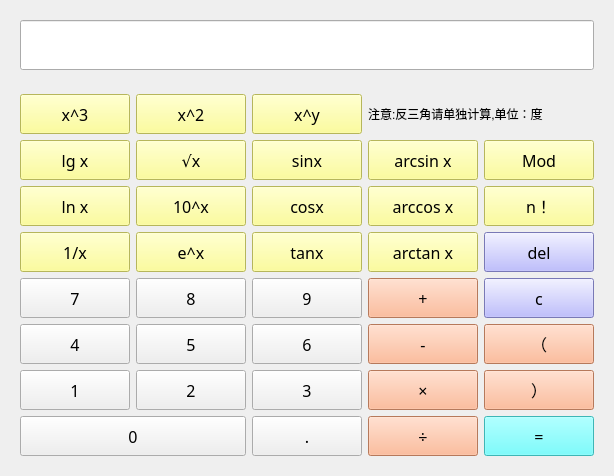
      <widget class="QWidget" name="tab_4">
       <attribute name="title">
        <string>科学计算</string>
       </attribute>
       <layout class="QVBoxLayout" name="verticalLayout_6">
        <item>
         <widget class="QWidget" name="widget_6" native="true">
          <layout class="QHBoxLayout" name="horizontalLayout" stretch="1">
           <item>
            <widget class="QLineEdit" name="science_lineedit">
             <property name="minimumSize">
              <size>
               <width>0</width>
               <height>50</height>
              </size>
             </property>
             <property name="font">
              <font>
               <family>等线 Light</family>
               <pointsize>11</pointsize>
              </font>
             </property>
             <property name="alignment">
              <set>Qt::AlignRight|Qt::AlignTrailing|Qt::AlignVCenter</set>
             </property>
            </widget>
           </item>
          </layout>
         </widget>
        </item>
        <item>
         <widget class="QWidget" name="widget_5" native="true">
          <layout class="QGridLayout" name="gridLayout_7">
           <item row="7" column="3">
            <widget class="QPushButton" name="science_chu">
             <property name="minimumSize">
              <size>
               <width>110</width>
               <height>40</height>
              </size>
             </property>
             <property name="font">
              <font>
               <family>新宋体</family>
               <pointsize>12</pointsize>
              </font>
             </property>
             <property name="styleSheet">
              <string notr="true">background-color: rgb(255, 170, 127);</string>
             </property>
             <property name="text">
              <string>÷</string>
             </property>
            </widget>
           </item>
           <item row="0" column="0">
            <widget class="QPushButton" name="science_x3ci">
             <property name="minimumSize">
              <size>
               <width>110</width>
               <height>40</height>
              </size>
             </property>
             <property name="font">
              <font>
               <family>新宋体</family>
               <pointsize>12</pointsize>
              </font>
             </property>
             <property name="styleSheet">
              <string notr="true">background-color: rgb(255, 255, 127);</string>
             </property>
             <property name="text">
              <string>x^3</string>
             </property>
            </widget>
           </item>
           <item row="3" column="2">
            <widget class="QPushButton" name="science_tanx">
             <property name="minimumSize">
              <size>
               <width>110</width>
               <height>40</height>
              </size>
             </property>
             <property name="maximumSize">
              <size>
               <width>90</width>
               <height>16777215</height>
              </size>
             </property>
             <property name="font">
              <font>
               <family>新宋体</family>
               <pointsize>12</pointsize>
              </font>
             </property>
             <property name="styleSheet">
              <string notr="true">background-color: rgb(255, 255, 127);</string>
             </property>
             <property name="text">
              <string>tanx</string>
             </property>
            </widget>
           </item>
           <item row="2" column="3">
            <widget class="QPushButton" name="science_anitcosx">
             <property name="minimumSize">
              <size>
               <width>110</width>
               <height>40</height>
              </size>
             </property>
             <property name="maximumSize">
              <size>
               <width>90</width>
               <height>16777215</height>
              </size>
             </property>
             <property name="font">
              <font>
               <family>新宋体</family>
               <pointsize>12</pointsize>
              </font>
             </property>
             <property name="styleSheet">
              <string notr="true">background-color: rgb(255, 255, 127);</string>
             </property>
             <property name="text">
              <string>arccos x</string>
             </property>
            </widget>
           </item>
           <item row="1" column="0">
            <widget class="QPushButton" name="science_logx">
             <property name="minimumSize">
              <size>
               <width>110</width>
               <height>40</height>
              </size>
             </property>
             <property name="maximumSize">
              <size>
               <width>90</width>
               <height>16777215</height>
              </size>
             </property>
             <property name="font">
              <font>
               <family>新宋体</family>
               <pointsize>12</pointsize>
              </font>
             </property>
             <property name="styleSheet">
              <string notr="true">background-color: rgb(255, 255, 127);</string>
             </property>
             <property name="text">
              <string>lg x</string>
             </property>
            </widget>
           </item>
           <item row="1" column="2">
            <widget class="QPushButton" name="science_sinx">
             <property name="minimumSize">
              <size>
               <width>110</width>
               <height>40</height>
              </size>
             </property>
             <property name="maximumSize">
              <size>
               <width>90</width>
               <height>16777215</height>
              </size>
             </property>
             <property name="font">
              <font>
               <family>新宋体</family>
               <pointsize>12</pointsize>
              </font>
             </property>
             <property name="styleSheet">
              <string notr="true">background-color: rgb(255, 255, 127);</string>
             </property>
             <property name="text">
              <string>sinx</string>
             </property>
            </widget>
           </item>
           <item row="4" column="3">
            <widget class="QPushButton" name="science_plus">
             <property name="minimumSize">
              <size>
               <width>110</width>
               <height>40</height>
              </size>
             </property>
             <property name="font">
              <font>
               <family>新宋体</family>
               <pointsize>12</pointsize>
              </font>
             </property>
             <property name="styleSheet">
              <string notr="true">background-color: rgb(255, 170, 127);</string>
             </property>
             <property name="text">
              <string>+</string>
             </property>
            </widget>
           </item>
           <item row="1" column="3">
            <widget class="QPushButton" name="science_antisinx">
             <property name="minimumSize">
              <size>
               <width>110</width>
               <height>40</height>
              </size>
             </property>
             <property name="maximumSize">
              <size>
               <width>90</width>
               <height>16777215</height>
              </size>
             </property>
             <property name="font">
              <font>
               <family>新宋体</family>
               <pointsize>12</pointsize>
              </font>
             </property>
             <property name="styleSheet">
              <string notr="true">background-color: rgb(255, 255, 127);</string>
             </property>
             <property name="text">
              <string>arcsin x</string>
             </property>
            </widget>
           </item>
           <item row="4" column="2">
            <widget class="QPushButton" name="science_9">
             <property name="minimumSize">
              <size>
               <width>110</width>
               <height>40</height>
              </size>
             </property>
             <property name="maximumSize">
              <size>
               <width>110</width>
               <height>50</height>
              </size>
             </property>
             <property name="font">
              <font>
               <family>新宋体</family>
               <pointsize>12</pointsize>
              </font>
             </property>
             <property name="text">
              <string>9</string>
             </property>
            </widget>
           </item>
           <item row="2" column="2">
            <widget class="QPushButton" name="science_cosx">
             <property name="minimumSize">
              <size>
               <width>110</width>
               <height>40</height>
              </size>
             </property>
             <property name="maximumSize">
              <size>
               <width>90</width>
               <height>16777215</height>
              </size>
             </property>
             <property name="font">
              <font>
               <family>新宋体</family>
               <pointsize>12</pointsize>
              </font>
             </property>
             <property name="styleSheet">
              <string notr="true">background-color: rgb(255, 255, 127);</string>
             </property>
             <property name="text">
              <string>cosx</string>
             </property>
            </widget>
           </item>
           <item row="3" column="0">
            <widget class="QPushButton" name="science_1chux">
             <property name="minimumSize">
              <size>
               <width>110</width>
               <height>40</height>
              </size>
             </property>
             <property name="font">
              <font>
               <family>新宋体</family>
               <pointsize>12</pointsize>
              </font>
             </property>
             <property name="styleSheet">
              <string notr="true">background-color: rgb(255, 255, 127);</string>
             </property>
             <property name="text">
              <string>1/x</string>
             </property>
            </widget>
           </item>
           <item row="2" column="1">
            <widget class="QPushButton" name="science_10dexci">
             <property name="minimumSize">
              <size>
               <width>110</width>
               <height>40</height>
              </size>
             </property>
             <property name="font">
              <font>
               <family>新宋体</family>
               <pointsize>12</pointsize>
              </font>
             </property>
             <property name="styleSheet">
              <string notr="true">background-color: rgb(255, 255, 127);</string>
             </property>
             <property name="text">
              <string>10^x</string>
             </property>
            </widget>
           </item>
           <item row="1" column="1">
            <widget class="QPushButton" name="science_genx">
             <property name="minimumSize">
              <size>
               <width>110</width>
               <height>40</height>
              </size>
             </property>
             <property name="font">
              <font>
               <family>新宋体</family>
               <pointsize>12</pointsize>
              </font>
             </property>
             <property name="styleSheet">
              <string notr="true">background-color: rgb(255, 255, 127);</string>
             </property>
             <property name="text">
              <string>√x</string>
             </property>
            </widget>
           </item>
           <item row="5" column="3">
            <widget class="QPushButton" name="science_minus">
             <property name="minimumSize">
              <size>
               <width>110</width>
               <height>40</height>
              </size>
             </property>
             <property name="font">
              <font>
               <family>新宋体</family>
               <pointsize>12</pointsize>
              </font>
             </property>
             <property name="styleSheet">
              <string notr="true">background-color: rgb(255, 170, 127);</string>
             </property>
             <property name="text">
              <string>-</string>
             </property>
            </widget>
           </item>
           <item row="7" column="2">
            <widget class="QPushButton" name="science_point">
             <property name="minimumSize">
              <size>
               <width>110</width>
               <height>40</height>
              </size>
             </property>
             <property name="maximumSize">
              <size>
               <width>110</width>
               <height>40</height>
              </size>
             </property>
             <property name="font">
              <font>
               <family>新宋体</family>
               <pointsize>12</pointsize>
              </font>
             </property>
             <property name="text">
              <string>.</string>
             </property>
            </widget>
           </item>
           <item row="6" column="3">
            <widget class="QPushButton" name="science_cheng">
             <property name="minimumSize">
              <size>
               <width>110</width>
               <height>40</height>
              </size>
             </property>
             <property name="font">
              <font>
               <family>新宋体</family>
               <pointsize>12</pointsize>
              </font>
             </property>
             <property name="styleSheet">
              <string notr="true">background-color: rgb(255, 170, 127);</string>
             </property>
             <property name="text">
              <string>×</string>
             </property>
            </widget>
           </item>
           <item row="3" column="1">
            <widget class="QPushButton" name="science_edexci">
             <property name="minimumSize">
              <size>
               <width>110</width>
               <height>40</height>
              </size>
             </property>
             <property name="font">
              <font>
               <family>新宋体</family>
               <pointsize>12</pointsize>
              </font>
             </property>
             <property name="styleSheet">
              <string notr="true">background-color: rgb(255, 255, 127);</string>
             </property>
             <property name="text">
              <string>e^x</string>
             </property>
            </widget>
           </item>
           <item row="0" column="1">
            <widget class="QPushButton" name="science_xde2ci">
             <property name="minimumSize">
              <size>
               <width>110</width>
               <height>40</height>
              </size>
             </property>
             <property name="font">
              <font>
               <family>新宋体</family>
               <pointsize>12</pointsize>
              </font>
             </property>
             <property name="styleSheet">
              <string notr="true">background-color: rgb(255, 255, 127);</string>
             </property>
             <property name="text">
              <string>x^2</string>
             </property>
            </widget>
           </item>
           <item row="5" column="2">
            <widget class="QPushButton" name="science_6">
             <property name="minimumSize">
              <size>
               <width>110</width>
               <height>40</height>
              </size>
             </property>
             <property name="maximumSize">
              <size>
               <width>110</width>
               <height>50</height>
              </size>
             </property>
             <property name="font">
              <font>
               <family>新宋体</family>
               <pointsize>12</pointsize>
              </font>
             </property>
             <property name="text">
              <string>6</string>
             </property>
            </widget>
           </item>
           <item row="2" column="0">
            <widget class="QPushButton" name="science_lnx">
             <property name="minimumSize">
              <size>
               <width>110</width>
               <height>40</height>
              </size>
             </property>
             <property name="maximumSize">
              <size>
               <width>90</width>
               <height>16777215</height>
              </size>
             </property>
             <property name="font">
              <font>
               <family>新宋体</family>
               <pointsize>12</pointsize>
              </font>
             </property>
             <property name="styleSheet">
              <string notr="true">background-color: rgb(255, 255, 127);</string>
             </property>
             <property name="text">
              <string>ln x</string>
             </property>
            </widget>
           </item>
           <item row="3" column="3">
            <widget class="QPushButton" name="science_antitanx">
             <property name="minimumSize">
              <size>
               <width>110</width>
               <height>40</height>
              </size>
             </property>
             <property name="maximumSize">
              <size>
               <width>90</width>
               <height>16777215</height>
              </size>
             </property>
             <property name="font">
              <font>
               <family>新宋体</family>
               <pointsize>12</pointsize>
              </font>
             </property>
             <property name="styleSheet">
              <string notr="true">background-color: rgb(255, 255, 127);</string>
             </property>
             <property name="text">
              <string>arctan x</string>
             </property>
            </widget>
           </item>
           <item row="2" column="4">
            <widget class="QPushButton" name="science_logxy">
             <property name="minimumSize">
              <size>
               <width>110</width>
               <height>40</height>
              </size>
             </property>
             <property name="font">
              <font>
               <family>新宋体</family>
               <pointsize>12</pointsize>
              </font>
             </property>
             <property name="styleSheet">
              <string notr="true">background-color: rgb(255, 255, 127);</string>
             </property>
             <property name="text">
              <string>n！</string>
             </property>
            </widget>
           </item>
           <item row="1" column="4">
            <widget class="QPushButton" name="science_mod">
             <property name="minimumSize">
              <size>
               <width>110</width>
               <height>40</height>
              </size>
             </property>
             <property name="font">
              <font>
               <family>新宋体</family>
               <pointsize>12</pointsize>
              </font>
             </property>
             <property name="styleSheet">
              <string notr="true">background-color: rgb(255, 255, 127);</string>
             </property>
             <property name="text">
              <string>Mod</string>
             </property>
            </widget>
           </item>
           <item row="0" column="3" colspan="2">
            <widget class="QLabel" name="label_3">
             <property name="text">
              <string>注意:反三角请单独计算,单位：度</string>
             </property>
            </widget>
           </item>
           <item row="0" column="2">
            <widget class="QPushButton" name="science_xdeyci">
             <property name="minimumSize">
              <size>
               <width>110</width>
               <height>40</height>
              </size>
             </property>
             <property name="font">
              <font>
               <family>新宋体</family>
               <pointsize>12</pointsize>
              </font>
             </property>
             <property name="styleSheet">
              <string notr="true">background-color: rgb(255, 255, 127);</string>
             </property>
             <property name="text">
              <string>x^y</string>
             </property>
            </widget>
           </item>
           <item row="3" column="4">
            <widget class="QPushButton" name="science_del">
             <property name="minimumSize">
              <size>
               <width>110</width>
               <height>40</height>
              </size>
             </property>
             <property name="maximumSize">
              <size>
               <width>110</width>
               <height>50</height>
              </size>
             </property>
             <property name="font">
              <font>
               <family>新宋体</family>
               <pointsize>12</pointsize>
              </font>
             </property>
             <property name="styleSheet">
              <string notr="true">background-color: rgb(170, 170, 255);</string>
             </property>
             <property name="text">
              <string>del</string>
             </property>
            </widget>
           </item>
           <item row="4" column="4">
            <widget class="QPushButton" name="science_c">
             <property name="minimumSize">
              <size>
               <width>110</width>
               <height>40</height>
              </size>
             </property>
             <property name="maximumSize">
              <size>
               <width>110</width>
               <height>50</height>
              </size>
             </property>
             <property name="font">
              <font>
               <family>新宋体</family>
               <pointsize>12</pointsize>
              </font>
             </property>
             <property name="styleSheet">
              <string notr="true">background-color: rgb(170, 170, 255);</string>
             </property>
             <property name="text">
              <string>c</string>
             </property>
            </widget>
           </item>
           <item row="7" column="4">
            <widget class="QPushButton" name="science_deng">
             <property name="minimumSize">
              <size>
               <width>110</width>
               <height>40</height>
              </size>
             </property>
             <property name="maximumSize">
              <size>
               <width>110</width>
               <height>1000</height>
              </size>
             </property>
             <property name="font">
              <font>
               <family>新宋体</family>
               <pointsize>12</pointsize>
              </font>
             </property>
             <property name="styleSheet">
              <string notr="true">background-color: rgb(85, 255, 255);</string>
             </property>
             <property name="text">
              <string>=</string>
             </property>
            </widget>
           </item>
           <item row="5" column="4">
            <widget class="QPushButton" name="science_zuokuohao">
             <property name="minimumSize">
              <size>
               <width>0</width>
               <height>40</height>
              </size>
             </property>
             <property name="sizeIncrement">
              <size>
               <width>0</width>
               <height>40</height>
              </size>
             </property>
             <property name="font">
              <font>
               <family>新宋体</family>
               <pointsize>12</pointsize>
              </font>
             </property>
             <property name="styleSheet">
              <string notr="true">background-color: rgb(255, 170, 127);</string>
             </property>
             <property name="text">
              <string>（</string>
             </property>
            </widget>
           </item>
           <item row="6" column="4">
            <widget class="QPushButton" name="science_youkuohao">
             <property name="minimumSize">
              <size>
               <width>0</width>
               <height>40</height>
              </size>
             </property>
             <property name="sizeIncrement">
              <size>
               <width>0</width>
               <height>40</height>
              </size>
             </property>
             <property name="font">
              <font>
               <family>新宋体</family>
               <pointsize>12</pointsize>
              </font>
             </property>
             <property name="styleSheet">
              <string notr="true">background-color: rgb(255, 170, 127);</string>
             </property>
             <property name="text">
              <string>）</string>
             </property>
            </widget>
           </item>
           <item row="6" column="1">
            <widget class="QPushButton" name="science_2">
             <property name="minimumSize">
              <size>
               <width>110</width>
               <height>40</height>
              </size>
             </property>
             <property name="maximumSize">
              <size>
               <width>110</width>
               <height>50</height>
              </size>
             </property>
             <property name="font">
              <font>
               <family>新宋体</family>
               <pointsize>12</pointsize>
              </font>
             </property>
             <property name="text">
              <string>2</string>
             </property>
            </widget>
           </item>
           <item row="6" column="2">
            <widget class="QPushButton" name="science_3">
             <property name="minimumSize">
              <size>
               <width>110</width>
               <height>40</height>
              </size>
             </property>
             <property name="maximumSize">
              <size>
               <width>110</width>
               <height>50</height>
              </size>
             </property>
             <property name="font">
              <font>
               <family>新宋体</family>
               <pointsize>12</pointsize>
              </font>
             </property>
             <property name="text">
              <string>3</string>
             </property>
            </widget>
           </item>
           <item row="5" column="1">
            <widget class="QPushButton" name="science_5">
             <property name="minimumSize">
              <size>
               <width>110</width>
               <height>40</height>
              </size>
             </property>
             <property name="maximumSize">
              <size>
               <width>110</width>
               <height>50</height>
              </size>
             </property>
             <property name="font">
              <font>
               <family>新宋体</family>
               <pointsize>12</pointsize>
              </font>
             </property>
             <property name="text">
              <string>5</string>
             </property>
            </widget>
           </item>
           <item row="5" column="0">
            <widget class="QPushButton" name="science_4">
             <property name="minimumSize">
              <size>
               <width>110</width>
               <height>40</height>
              </size>
             </property>
             <property name="maximumSize">
              <size>
               <width>110</width>
               <height>50</height>
              </size>
             </property>
             <property name="font">
              <font>
               <family>新宋体</family>
               <pointsize>12</pointsize>
              </font>
             </property>
             <property name="text">
              <string>4</string>
             </property>
            </widget>
           </item>
           <item row="4" column="1">
            <widget class="QPushButton" name="science_8">
             <property name="minimumSize">
              <size>
               <width>110</width>
               <height>40</height>
              </size>
             </property>
             <property name="maximumSize">
              <size>
               <width>110</width>
               <height>50</height>
              </size>
             </property>
             <property name="font">
              <font>
               <family>新宋体</family>
               <pointsize>12</pointsize>
              </font>
             </property>
             <property name="text">
              <string>8</string>
             </property>
            </widget>
           </item>
           <item row="4" column="0">
            <widget class="QPushButton" name="science_7">
             <property name="minimumSize">
              <size>
               <width>110</width>
               <height>40</height>
              </size>
             </property>
             <property name="maximumSize">
              <size>
               <width>110</width>
               <height>50</height>
              </size>
             </property>
             <property name="font">
              <font>
               <family>新宋体</family>
               <pointsize>12</pointsize>
              </font>
             </property>
             <property name="text">
              <string>7</string>
             </property>
            </widget>
           </item>
           <item row="6" column="0">
            <widget class="QPushButton" name="science_1">
             <property name="minimumSize">
              <size>
               <width>110</width>
               <height>40</height>
              </size>
             </property>
             <property name="maximumSize">
              <size>
               <width>110</width>
               <height>50</height>
              </size>
             </property>
             <property name="font">
              <font>
               <family>新宋体</family>
               <pointsize>12</pointsize>
              </font>
             </property>
             <property name="text">
              <string>1</string>
             </property>
            </widget>
           </item>
           <item row="7" column="0" colspan="2">
            <widget class="QPushButton" name="science_0">
             <property name="minimumSize">
              <size>
               <width>110</width>
               <height>40</height>
              </size>
             </property>
             <property name="maximumSize">
              <size>
               <width>1000</width>
               <height>40</height>
              </size>
             </property>
             <property name="font">
              <font>
               <family>新宋体</family>
               <pointsize>12</pointsize>
              </font>
             </property>
             <property name="text">
              <string>0</string>
             </property>
            </widget>
           </item>
          </layout>
         </widget>
        </item>
       </layout>
      </widget>
